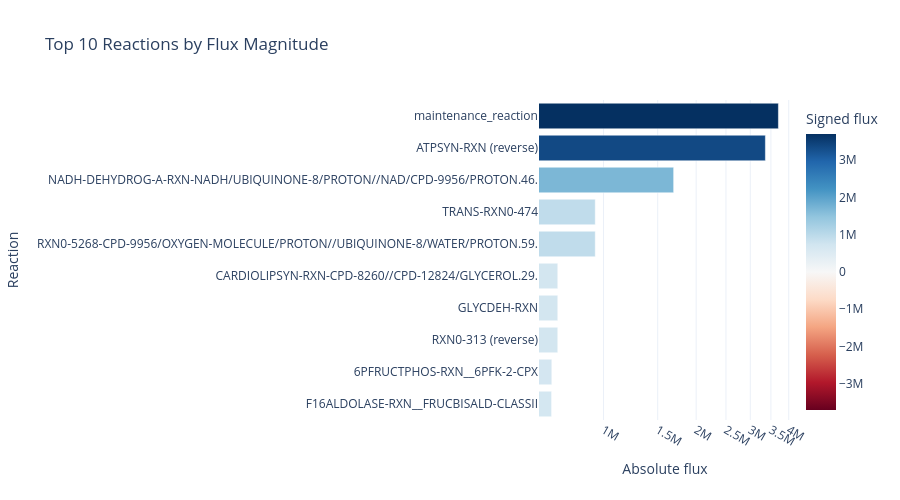

Notebook code cell kept with this figure:
### Markdown cell above
#### Bar plot of fluxes of reactions involving the metabolite of interest

### Code cell
# Top 10 reactions by absolute flux
top10_flux = (
    sim_flux.assign(abs_flux=sim_flux["flux"].abs())
    .sort_values("abs_flux", ascending=False)
    .head(10)
    .copy()
)

# Keep labels in plotting order (largest first)
top10_flux = top10_flux.sort_values("abs_flux", ascending=True)

# Symmetric color range so RdBu's diverging midpoint sits at zero regardless
# of whether the selected reactions are all-positive, all-negative, or mixed.
vmax = float(top10_flux["flux"].abs().max())

fig = px.bar(
    top10_flux,
    x="abs_flux",
    y=top10_flux.index,
    orientation="h",
    color="flux",  # preserves sign information
    color_continuous_scale="RdBu",
    color_continuous_midpoint=0,
    range_color=[-vmax, vmax],
    labels={"abs_flux": "|Flux|", "y": "Reaction", "flux": "Signed flux"},
    title="Top 10 Reactions by Flux Magnitude",
)

fig.update_layout(
    yaxis_title="Reaction",
    xaxis_title="Absolute flux",
    template="plotly_white",
    height=500,
)
fig.update_xaxes(type="log")
fig.show()

### Figure 1 — Plotly figure (JSON) as saved in the notebook; plotly's stock layout.template omitted (floating-point values rounded to 4 significant figures)
{"data": [{"hovertemplate": "|Flux|=%{x}<br>index=%{y}<br>Signed flux=%{marker.color}<extra></extra>", "legendgroup": "", "marker": {"color": [678000.0, 679000.0, 709900.0, 710000.0, 710000.0, 940000.0, 940000.0, 1690000.0, 3359000.0, 3702000.0], "coloraxis": "coloraxis", "pattern": {"shape": ""}}, "name": "", "orientation": "h", "showlegend": false, "textposition": "auto", "type": "bar", "x": [678000.0, 679000.0, 709900.0, 710000.0, 710000.0, 940000.0, 940000.0, 1690000.0, 3359000.0, 3702000.0], "xaxis": "x", "y": ["F16ALDOLASE-RXN__FRUCBISALD-CLASSII", "6PFRUCTPHOS-RXN__6PFK-2-CPX", "RXN0-313 (reverse)", "GLYCDEH-RXN", "CARDIOLIPSYN-RXN-CPD-8260//CPD-12824/GLYCEROL.29.", "RXN0-5268-CPD-9956/OXYGEN-MOLECULE/PROTON//UBIQUINONE-8/WATER/PROTON.59.", "TRANS-RXN0-474", "NADH-DEHYDROG-A-RXN-NADH/UBIQUINONE-8/PROTON//NAD/CPD-9956/PROTON.46.", "ATPSYN-RXN (reverse)", "maintenance_reaction"], "yaxis": "y"}], "layout": {"barmode": "relative", "coloraxis": {"cmax": 3702000.0, "cmid": 0, "cmin": -3702000.0, "colorbar": {"title": {"text": "Signed flux"}}, "colorscale": [[0, "rgb(103,0,31)"], [0.1, "rgb(178,24,43)"], [0.2, "rgb(214,96,77)"], [0.3, "rgb(244,165,130)"], [0.4, "rgb(253,219,199)"], [0.5, "rgb(247,247,247)"], [0.6, "rgb(209,229,240)"], [0.7, "rgb(146,197,222)"], [0.8, "rgb(67,147,195)"], [0.9, "rgb(33,102,172)"], [1, "rgb(5,48,97)"]]}, "height": 500, "legend": {"tracegroupgap": 0}, "title": {"text": "Top 10 Reactions by Flux Magnitude"}, "xaxis": {"anchor": "y", "domain": [0, 1], "title": {"text": "Absolute flux"}, "type": "log"}, "yaxis": {"anchor": "x", "domain": [0, 1], "title": {"text": "Reaction"}}}}
